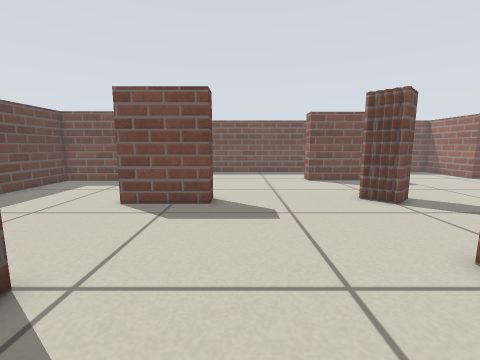
view 1 (above)

19 first-person views from a walk through a world built for the Player/Stage simulator. The camera is 0.51 m above the floor, tilts 8° down and sees 90° across. The lines on the ground mark 1 m squares. The floor is counted in squares, 0.2 m on a side. Each view is taken from the middle of a square. On the plan, view 1 faces up. The plan holds only what a view shows up to about 17 squares ahead; the rest is blank. Robots are left out.

view 2
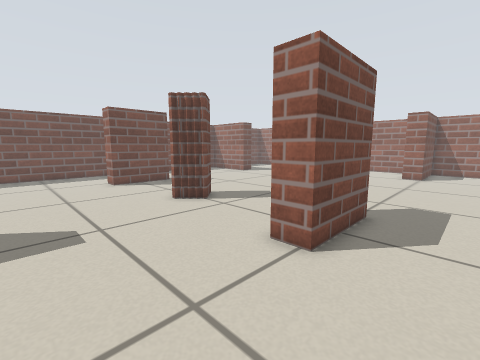

view 3
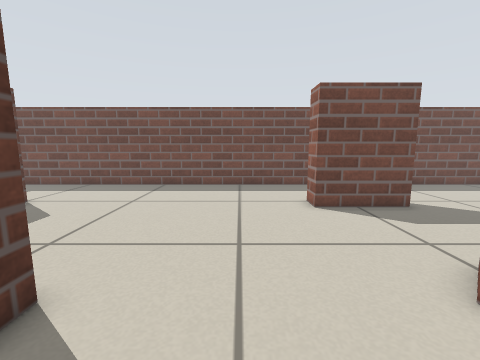

view 4
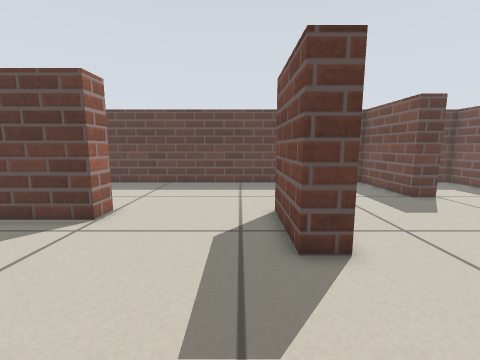

view 5
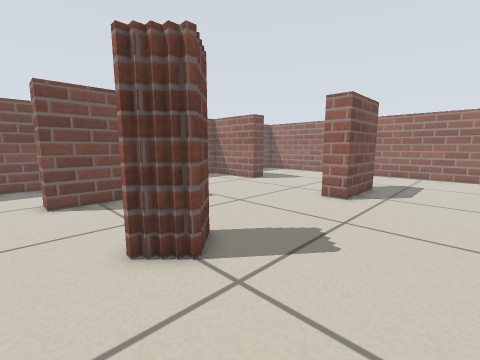

view 6
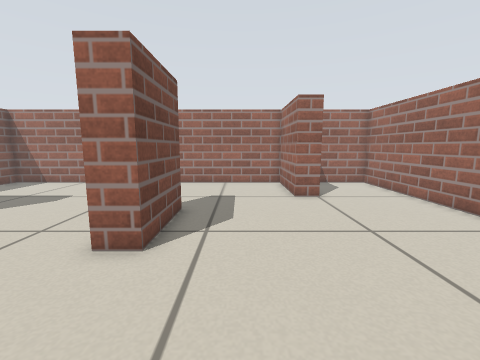

view 7
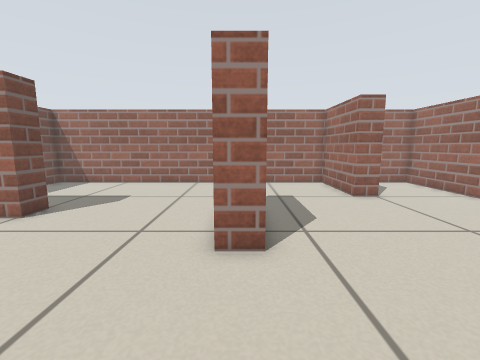

view 8
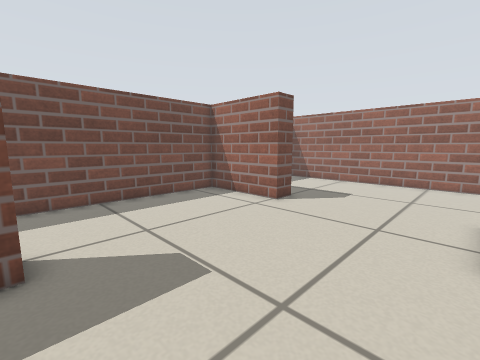

view 9
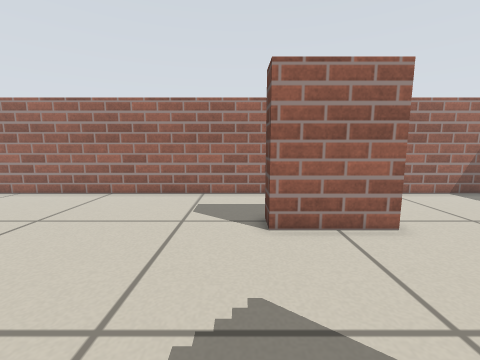

view 10
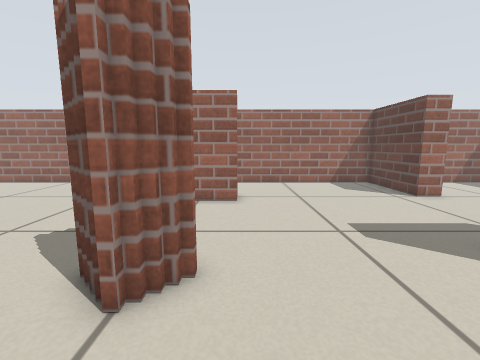

view 11
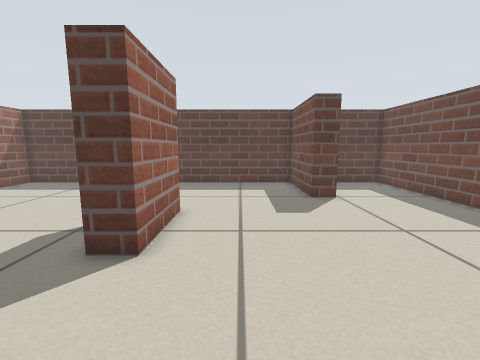

view 12
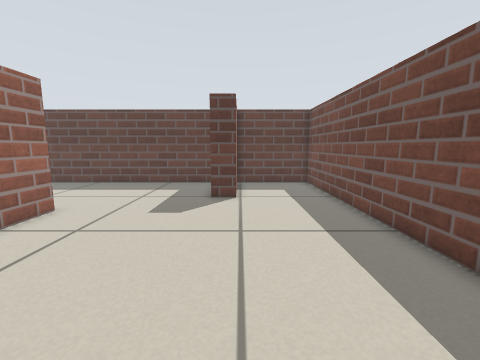

view 13
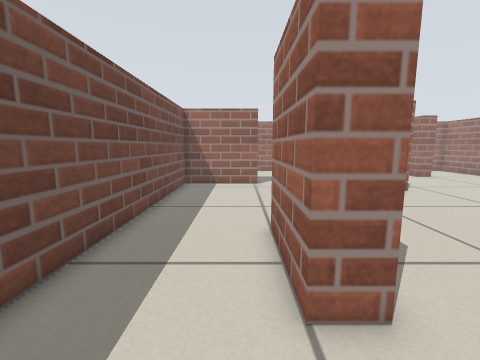

view 14
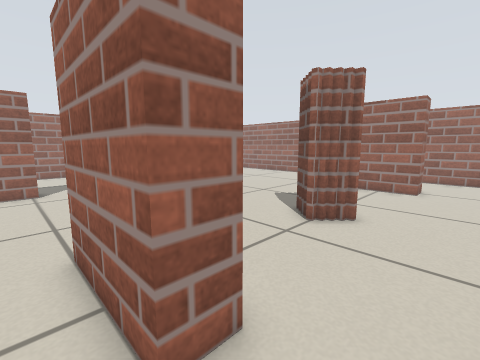

view 15
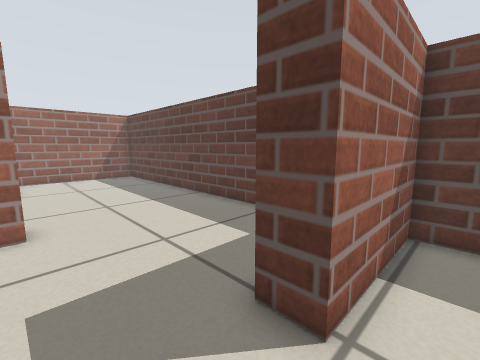

view 16
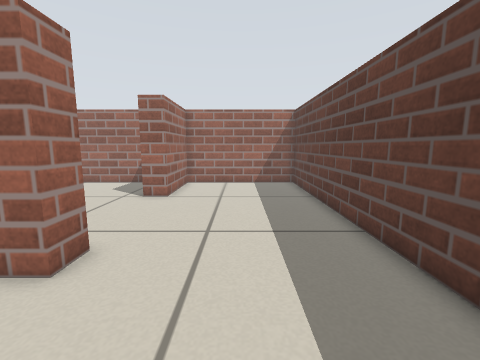

view 17
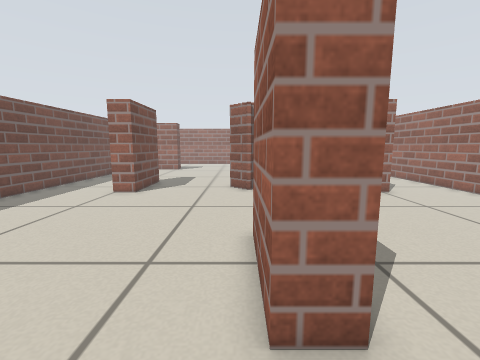

view 18
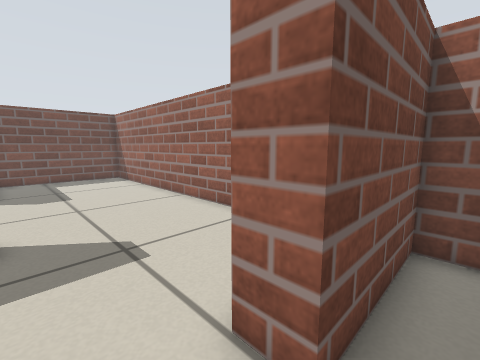

view 19
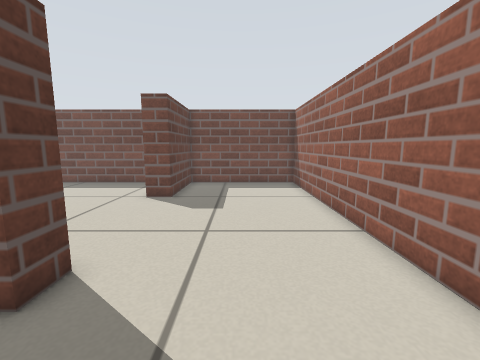

### Floor plan
Points are (right, up) in squares from view 1. A wall is a line through its corners. A room is listed if a view was taken in it or the views show most of it. See-through windows are left out.
Room 1 (views 1, 2, 3, 4, 5, 6, 7, 8, 9, 10, 11, 12, 13, 14, 15, 16, 17, 18, 19)
walls: (6.4, 10.8) (6.4, 11.2); (9.1, 17.8) (5.1, 17.8) (5.1, 19) (9.1, 19); (5.1, 4.9) (9.1, 4.9) (9.1, 3.7) (5.1, 3.7) (5.1, 4.9); (-1.3, 11.6) (-1.3, 10.4) (-5.3, 10.4) (-5.3, 11.6) (-1.3, 11.6); (19.6, 11.6) (19.6, 10.4) (15.6, 10.4) (15.6, 11.6); (18.3, 18.8) (18.3, 23.8) (-12.8, 23.8) (-12.8, 18.8) (-7.8, 18.8) (-7.8, 17.6) (-12.8, 17.6) (-12.8, -0.8) (-5.3, -0.8) (-5.3, 4) (-4.1, 4) (-4.1, -0.8) (26.8, -0.8) (26.8, 3.9) (22, 3.9) (22, 5.2) (26.8, 5.2) (26.8, 23.8) (19.6, 23.8) (19.6, 18.8) (18.3, 18.8)

Where each view was taken, in squares from view 1:
view 1: 0 up, 0 right, facing up
view 2: 1 up, 0 right, facing up-right
view 3: 8 up, 2 right, facing up
view 4: 9 up, 4 right, facing left
view 5: 6 up, 4 right, facing up-right
view 6: 8 up, 10 right, facing right
view 7: 11 up, 10 right, facing right
view 8: 12 up, 9 right, facing up-right
view 9: 12 up, 10 right, facing down
view 10: 16 up, 5 right, facing down
view 11: 14 up, 4 right, facing left
view 12: 19 up, 4 right, facing left
view 13: 20 up, 2 right, facing right
view 14: 20 up, 3 right, facing down-right
view 15: 20 up, 5 left, facing down-left
view 16: 16 up, 9 left, facing down
view 17: 12 up, 8 left, facing right
view 18: 3 up, 20 right, facing up-right
view 19: 7 up, 23 right, facing up
